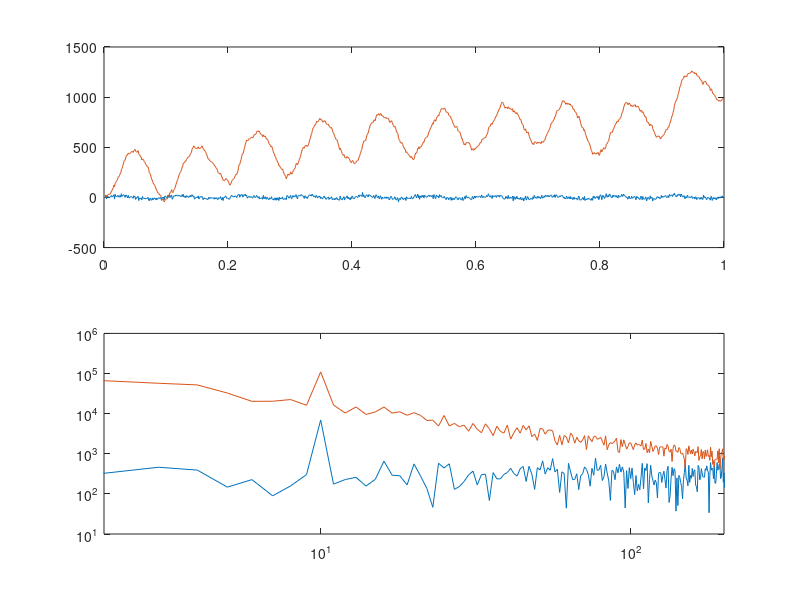

Write MATLAB code to recreate this figure.
dt = 0.001;
t = dt:dt:1;
fs = (0:length(t)-1)/max(t);

bl_s = randn(size(t));
bb_s = randn(size(t));
sl_s = sin(2*pi*t*10);
bl_w = 10;
bb_w = 5;
sl_w = 15;

s1 = bl_w*bl_s + bb_w*bb_s + sl_w*sl_s;
s2 = cumsum(s1);

figure,
subplot(2,1,1)
plot(t,s1, t,s2);

subplot(2,1,2)
plot(fs,abs(fft(s1)), fs,abs(fft(s2)));
set(gca, 'XScale', 'log', 'YScale', 'log', 'XLim', [2 200])

